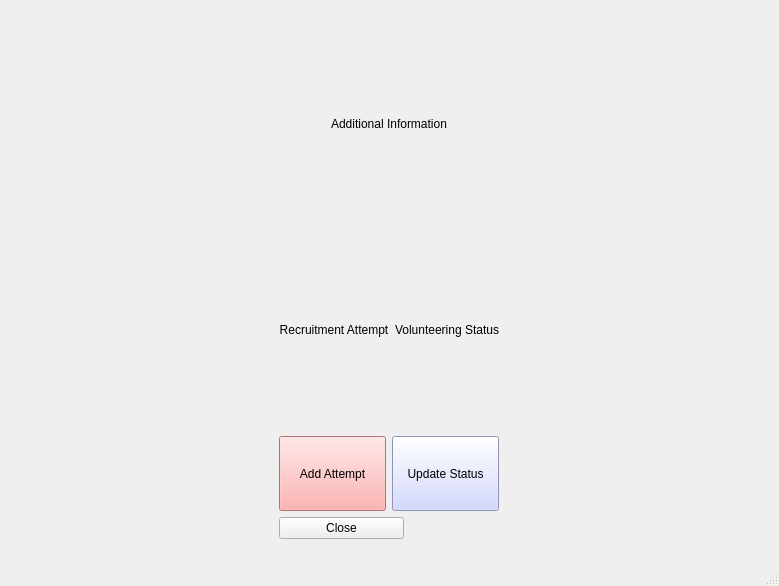
<?xml version="1.0" encoding="UTF-8"?>
<ui version="4.0">
 <class>additionalInformation</class>
 <widget class="QMainWindow" name="additionalInformation">
  <property name="geometry">
   <rect>
    <x>0</x>
    <y>0</y>
    <width>779</width>
    <height>586</height>
   </rect>
  </property>
  <property name="windowTitle">
   <string>Contact Update</string>
  </property>
  <widget class="QWidget" name="centralwidget">
   <layout class="QGridLayout" name="gridLayout_2">
    <item row="0" column="0">
     <widget class="QStackedWidget" name="stackedWidget">
      <widget class="QWidget" name="page_3">
       <layout class="QGridLayout" name="gridLayout_3">
        <item row="0" column="0">
         <layout class="QVBoxLayout" name="verticalLayout">
          <item>
           <widget class="QLabel" name="addInfo">
            <property name="maximumSize">
             <size>
              <width>16777215</width>
              <height>200</height>
             </size>
            </property>
            <property name="text">
             <string>Additional Information</string>
            </property>
            <property name="alignment">
             <set>Qt::AlignCenter</set>
            </property>
           </widget>
          </item>
          <item>
           <layout class="QHBoxLayout" name="horizontalLayout_2">
            <item>
             <widget class="QLabel" name="recAttempt">
              <property name="maximumSize">
               <size>
                <width>16777215</width>
                <height>200</height>
               </size>
              </property>
              <property name="text">
               <string>Recruitment Attempt</string>
              </property>
              <property name="alignment">
               <set>Qt::AlignCenter</set>
              </property>
             </widget>
            </item>
            <item>
             <widget class="QLabel" name="volStat">
              <property name="maximumSize">
               <size>
                <width>16777215</width>
                <height>200</height>
               </size>
              </property>
              <property name="text">
               <string>Volunteering Status</string>
              </property>
              <property name="alignment">
               <set>Qt::AlignCenter</set>
              </property>
             </widget>
            </item>
           </layout>
          </item>
          <item>
           <layout class="QHBoxLayout" name="horizontalLayout">
            <item>
             <widget class="QPushButton" name="addAttemptBut">
              <property name="minimumSize">
               <size>
                <width>0</width>
                <height>75</height>
               </size>
              </property>
              <property name="styleSheet">
               <string notr="true">background-color: rgb(255, 155, 155);</string>
              </property>
              <property name="text">
               <string>Add Attempt</string>
              </property>
             </widget>
            </item>
            <item>
             <widget class="QPushButton" name="updateStatusBut">
              <property name="minimumSize">
               <size>
                <width>0</width>
                <height>75</height>
               </size>
              </property>
              <property name="styleSheet">
               <string notr="true">background-color: rgb(199, 205, 255)</string>
              </property>
              <property name="text">
               <string>Update Status</string>
              </property>
             </widget>
            </item>
           </layout>
          </item>
          <item>
           <widget class="QPushButton" name="closeAddInfoBut">
            <property name="maximumSize">
             <size>
              <width>125</width>
              <height>16777215</height>
             </size>
            </property>
            <property name="text">
             <string>Close</string>
            </property>
           </widget>
          </item>
         </layout>
        </item>
       </layout>
      </widget>
      <widget class="QWidget" name="addRecAttempt">
       <layout class="QGridLayout" name="gridLayout">
        <item row="0" column="0">
         <layout class="QHBoxLayout" name="horizontalLayout_9">
          <item>
           <layout class="QVBoxLayout" name="verticalLayout_4">
            <item>
             <widget class="QLabel" name="ftofContactLab">
              <property name="text">
               <string>Friend To Friend Contacts</string>
              </property>
              <property name="alignment">
               <set>Qt::AlignCenter</set>
              </property>
             </widget>
            </item>
            <item>
             <widget class="QTableView" name="ftofContacts"/>
            </item>
           </layout>
          </item>
          <item>
           <layout class="QVBoxLayout" name="verticalLayout_3">
            <item>
             <layout class="QHBoxLayout" name="horizontalLayout_4">
              <item>
               <widget class="QLabel" name="date">
                <property name="text">
                 <string>Date (mm/dd/yyyy)</string>
                </property>
               </widget>
              </item>
              <item>
               <widget class="QSpinBox" name="month">
                <property name="minimum">
                 <number>1</number>
                </property>
                <property name="maximum">
                 <number>12</number>
                </property>
               </widget>
              </item>
              <item>
               <widget class="QSpinBox" name="day">
                <property name="minimum">
                 <number>1</number>
                </property>
                <property name="maximum">
                 <number>31</number>
                </property>
               </widget>
              </item>
              <item>
               <widget class="QSpinBox" name="year">
                <property name="minimum">
                 <number>2020</number>
                </property>
                <property name="maximum">
                 <number>2050</number>
                </property>
               </widget>
              </item>
             </layout>
            </item>
            <item>
             <layout class="QHBoxLayout" name="horizontalLayout_5">
              <item>
               <widget class="QLabel" name="label">
                <property name="text">
                 <string>Was This a Success? (Did the contact volunteer after attempt?)</string>
                </property>
               </widget>
              </item>
              <item>
               <widget class="QCheckBox" name="yesBox">
                <property name="text">
                 <string>Yes</string>
                </property>
                <attribute name="buttonGroup">
                 <string notr="true">buttonGroup</string>
                </attribute>
               </widget>
              </item>
              <item>
               <widget class="QCheckBox" name="noBox">
                <property name="text">
                 <string>No</string>
                </property>
                <property name="tristate">
                 <bool>false</bool>
                </property>
                <attribute name="buttonGroup">
                 <string notr="true">buttonGroup</string>
                </attribute>
               </widget>
              </item>
              <item>
               <widget class="QCheckBox" name="notSureBox">
                <property name="text">
                 <string>Not Sure</string>
                </property>
                <attribute name="buttonGroup">
                 <string notr="true">buttonGroup</string>
                </attribute>
               </widget>
              </item>
             </layout>
            </item>
            <item>
             <layout class="QHBoxLayout" name="horizontalLayout_6">
              <item>
               <widget class="QLabel" name="label_2">
                <property name="text">
                 <string>Length of Attempt (How long did you communicate with the contact?)</string>
                </property>
               </widget>
              </item>
              <item>
               <widget class="QSpinBox" name="hrSpin"/>
              </item>
              <item>
               <widget class="QLabel" name="label_3">
                <property name="text">
                 <string>hr</string>
                </property>
               </widget>
              </item>
              <item>
               <widget class="QSpinBox" name="minSpin"/>
              </item>
              <item>
               <widget class="QLabel" name="label_4">
                <property name="text">
                 <string>min</string>
                </property>
               </widget>
              </item>
             </layout>
            </item>
            <item>
             <layout class="QHBoxLayout" name="horizontalLayout_8">
              <item>
               <widget class="QLabel" name="label_7">
                <property name="text">
                 <string>Form of Contact</string>
                </property>
               </widget>
              </item>
              <item>
               <widget class="QComboBox" name="FOC_Combo">
                <item>
                 <property name="text">
                  <string>Phone</string>
                 </property>
                </item>
                <item>
                 <property name="text">
                  <string>In Person</string>
                 </property>
                </item>
                <item>
                 <property name="text">
                  <string>Email</string>
                 </property>
                </item>
                <item>
                 <property name="text">
                  <string>Social Media</string>
                 </property>
                </item>
                <item>
                 <property name="text">
                  <string>Other</string>
                 </property>
                </item>
               </widget>
              </item>
             </layout>
            </item>
            <item>
             <layout class="QHBoxLayout" name="horizontalLayout_7">
              <item>
               <widget class="QLabel" name="label_6">
                <property name="text">
                 <string>Additional Inforamtion</string>
                </property>
               </widget>
              </item>
              <item>
               <widget class="QLineEdit" name="addInfoLine"/>
              </item>
             </layout>
            </item>
           </layout>
          </item>
         </layout>
        </item>
        <item row="1" column="0">
         <widget class="QLabel" name="label_5">
          <property name="text">
           <string>Response (if any)</string>
          </property>
         </widget>
        </item>
        <item row="2" column="0">
         <widget class="QTextEdit" name="resText">
          <property name="maximumSize">
           <size>
            <width>16777215</width>
            <height>200</height>
           </size>
          </property>
         </widget>
        </item>
        <item row="3" column="0">
         <widget class="QPushButton" name="addAttemptBut_2">
          <property name="text">
           <string>Add Recruitment Attempt</string>
          </property>
         </widget>
        </item>
        <item row="4" column="0">
         <widget class="QPushButton" name="return1">
          <property name="text">
           <string>Return to Main</string>
          </property>
         </widget>
        </item>
       </layout>
      </widget>
      <widget class="QWidget" name="volStatus">
       <layout class="QGridLayout" name="gridLayout_4">
        <item row="0" column="0">
         <layout class="QVBoxLayout" name="verticalLayout_2">
          <item>
           <widget class="QLabel" name="volStatLab">
            <property name="text">
             <string>Volunteering Status</string>
            </property>
            <property name="alignment">
             <set>Qt::AlignCenter</set>
            </property>
           </widget>
          </item>
          <item>
           <widget class="QTableView" name="allContacts">
            <property name="maximumSize">
             <size>
              <width>16777215</width>
              <height>400</height>
             </size>
            </property>
           </widget>
          </item>
          <item>
           <layout class="QHBoxLayout" name="horizontalLayout_3">
            <item>
             <widget class="QLabel" name="stat">
              <property name="text">
               <string>Status</string>
              </property>
             </widget>
            </item>
            <item>
             <widget class="QPushButton" name="activeBut">
              <property name="text">
               <string>Active</string>
              </property>
             </widget>
            </item>
            <item>
             <widget class="QPushButton" name="notActiveBut">
              <property name="text">
               <string>Not Active</string>
              </property>
             </widget>
            </item>
           </layout>
          </item>
          <item>
           <widget class="QPushButton" name="return2">
            <property name="text">
             <string>Return to Main</string>
            </property>
           </widget>
          </item>
         </layout>
        </item>
       </layout>
      </widget>
     </widget>
    </item>
   </layout>
  </widget>
  <widget class="QMenuBar" name="menubar">
   <property name="geometry">
    <rect>
     <x>0</x>
     <y>0</y>
     <width>779</width>
     <height>17</height>
    </rect>
   </property>
  </widget>
  <widget class="QStatusBar" name="statusbar"/>
 </widget>
 <resources/>
 <connections/>
 <buttongroups>
  <buttongroup name="buttonGroup"/>
 </buttongroups>
</ui>
